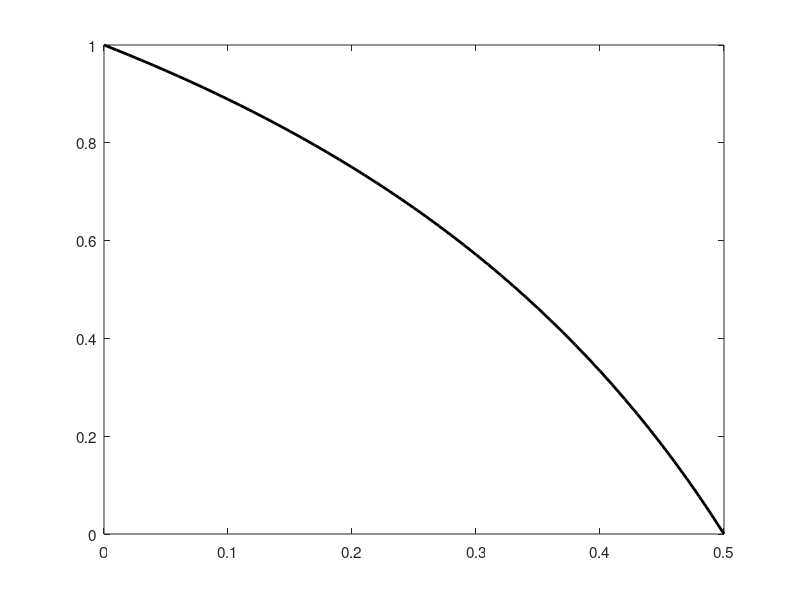

Write MATLAB code to recreate this figure. (Note: this script raises an error after producing the figure.)
% This script interprets Nash equlibria from the general signaling game 
% in the context of specific payoffs for the Beer-Quiche game


%% Set up

% flag whether to save graphs as EPS files
print_to_eps = false;

% define specific payoffs for the Beer-Quiche game as shown in Figure 1
s111 = 3;
s112 = 1;
s121 = 2;
s122 = 0;

s211 = 2;
s212 = 0;
s221 = 3;
s222 = 1;

r111 = 1;
r112 = 0;
r121 = 1;
r122 = 0;

r211 = 0;
r212 = 1;
r221 = 0;
r222 = 1;


%% Investigate the mixture of S1 and S2 versus the mixture of R1 and R2

% quantity for formula (3.1)
x31 = (r212 - r211) / ((r212 - r211) + (r111 - r112));
disp(['formula (3.1) quantity is ', num2str(x31)])

% quantity for formula (3.2)
x32 = (r222 - r221) / ((r222 - r221) + (r121 - r122));
disp(['formula (3.2) quantity is ', num2str(x31)])

% quantity for formula (3.16), it depends on x
% for this NE, x should be less than x31
x_values_316 = 0:0.01:x31;
alpha316 = 1 - x_values_316 ./ (1 - x_values_316) ...
    * (r111 - r112) / (r212 - r211);
% visualize the results
figure(1)
box on;
hold on;
plot(x_values_316, alpha316, 'LineWidth', 2, 'Color', [0 0 0]);
ylim([0 1]);
set(gcf, 'Units', 'Inches', 'Position', [0, 0, 4, 3]);
set(gca, 'FontSize', 11)
ax = gca;
ax.TickLabelInterpreter = 'latex';
xlabel('Fraction $x$ of surly visitors', 'Interpreter', 'latex')
ylabel(['Proportion $\alpha$ of strategy $S_1$'], 'Interpreter', 'latex')

if print_to_eps
    print('formula316.eps', '-depsc')
end

% quantity for formula (3.20)
beta320 = (s222 - s212) / (s211 - s212);
disp(['value of beta given by formula (3.20) is ', num2str(beta320)])


%% Investigate S3 versus the mixture of R3 and R4

% quantity for formula (3.7)
beta37 = (s111 - s121) / (s111 - s112);
disp(['minimum value of beta given by formula (3.7) is ', num2str(beta37)])


%% Investigate the mixture of S1 and S4 versus the mixture of R1 and R4

% small x formula (3.30)
x330 = (s211 - s222) / ((s211 - s222) + (s111 - s122));
disp(['upper bound on x from formula (3.30) is ', num2str(x330)])
% large x formula (3.31)
x331 = (s221 - s212) / ((s221 - s212) + (s121 - s112));
disp(['lower bound on x from formula (3.31) is ', num2str(x331)])

% beta value from formula (3.27)
x_values = 0:0.01:1;
beta327 = ((s211-s222)*(1-x_values) - (s111-s122)*x_values) ./ ...
    ((s211-s222)*(1-x_values) - (s111-s122)*x_values + ...
    (s221-s212)*(1-x_values) - (s121-s112)*x_values);
% alpha value from formula (3.35)
alpha335 = ((r111-r112)*x_values + (r222-r221)*(1-x_values)) ./ ...
    ((r111-r112+r121-r122)*x_values + (r222-r221+r212-r211)*(1-x_values));
% this value is equal to 0.5 regardless of x

% visualize the results
figure(2)
box on;
hold on;
plot(x_values, beta327, 'LineWidth', 2, 'Color', [0 0 0]);
ylim([0 1]);
set(gcf, 'Units', 'Inches', 'Position', [0, 0, 4, 3]);
set(gca, 'FontSize', 11)
ax = gca;
ax.TickLabelInterpreter = 'latex';
xlabel('Fraction $x$ of surly visitors', 'Interpreter', 'latex')
ylabel('Proportion $\beta$ of strategy $R_4$', 'Interpreter', 'latex')

if print_to_eps
    print('formula327.eps', '-depsc')
end



%
